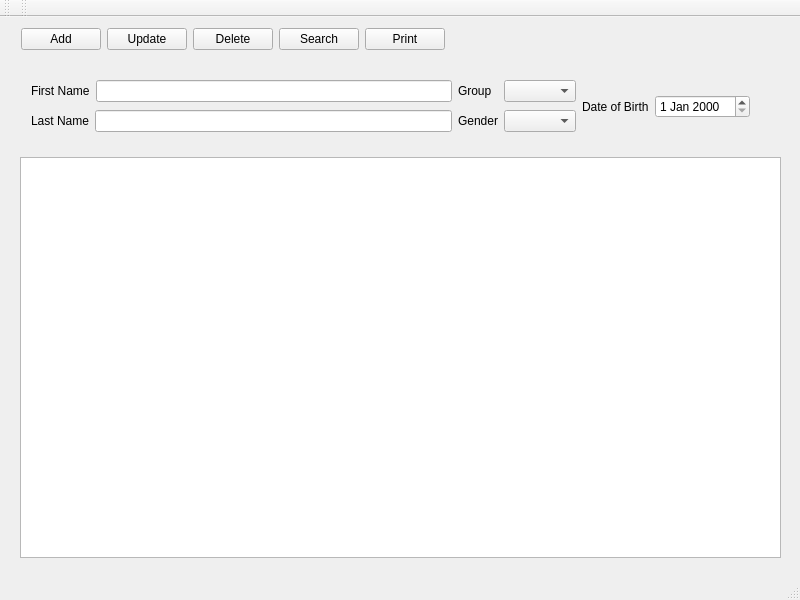
<?xml version="1.0" encoding="UTF-8"?>
<ui version="4.0">
 <class>MembersWindow</class>
 <widget class="QMainWindow" name="MembersWindow">
  <property name="geometry">
   <rect>
    <x>0</x>
    <y>0</y>
    <width>800</width>
    <height>600</height>
   </rect>
  </property>
  <property name="minimumSize">
   <size>
    <width>0</width>
    <height>0</height>
   </size>
  </property>
  <property name="windowTitle">
   <string>TrainingWindow</string>
  </property>
  <widget class="QWidget" name="centralWidget">
   <widget class="QTableView" name="tableView">
    <property name="geometry">
     <rect>
      <x>20</x>
      <y>140</y>
      <width>761</width>
      <height>401</height>
     </rect>
    </property>
   </widget>
   <widget class="QWidget" name="horizontalLayoutWidget">
    <property name="geometry">
     <rect>
      <x>10</x>
      <y>0</y>
      <width>759</width>
      <height>41</height>
     </rect>
    </property>
    <layout class="QHBoxLayout" name="horizontalLayout">
     <property name="sizeConstraint">
      <enum>QLayout::SetFixedSize</enum>
     </property>
     <item>
      <widget class="QPushButton" name="add_btn">
       <property name="minimumSize">
        <size>
         <width>0</width>
         <height>8</height>
        </size>
       </property>
       <property name="text">
        <string>Add</string>
       </property>
      </widget>
     </item>
     <item>
      <widget class="QPushButton" name="update_btn">
       <property name="text">
        <string>Update</string>
       </property>
      </widget>
     </item>
     <item>
      <widget class="QPushButton" name="del_btn">
       <property name="sizePolicy">
        <sizepolicy hsizetype="Minimum" vsizetype="Fixed">
         <horstretch>0</horstretch>
         <verstretch>0</verstretch>
        </sizepolicy>
       </property>
       <property name="minimumSize">
        <size>
         <width>0</width>
         <height>0</height>
        </size>
       </property>
       <property name="text">
        <string>Delete</string>
       </property>
      </widget>
     </item>
     <item>
      <widget class="QPushButton" name="search_btn">
       <property name="text">
        <string>Search</string>
       </property>
      </widget>
     </item>
     <item>
      <widget class="QPushButton" name="print_btn">
       <property name="minimumSize">
        <size>
         <width>0</width>
         <height>8</height>
        </size>
       </property>
       <property name="text">
        <string>Print</string>
       </property>
      </widget>
     </item>
    </layout>
   </widget>
   <widget class="QWidget" name="horizontalLayoutWidget_7">
    <property name="geometry">
     <rect>
      <x>20</x>
      <y>50</y>
      <width>741</width>
      <height>80</height>
     </rect>
    </property>
    <layout class="QHBoxLayout" name="all_fields">
     <item>
      <layout class="QVBoxLayout" name="names">
       <item>
        <layout class="QHBoxLayout" name="fname_lay">
         <item>
          <widget class="QLabel" name="fname_lbl">
           <property name="text">
            <string>First Name</string>
           </property>
          </widget>
         </item>
         <item>
          <widget class="QLineEdit" name="fname"/>
         </item>
        </layout>
       </item>
       <item>
        <layout class="QHBoxLayout" name="lname_lay">
         <item>
          <widget class="QLabel" name="lname_lbl">
           <property name="text">
            <string>Last Name</string>
           </property>
          </widget>
         </item>
         <item>
          <widget class="QLineEdit" name="lname"/>
         </item>
        </layout>
       </item>
      </layout>
     </item>
     <item>
      <layout class="QHBoxLayout" name="horizontalLayout_6">
       <item>
        <layout class="QVBoxLayout" name="grp_gen">
         <item>
          <layout class="QHBoxLayout" name="grp_lay">
           <item>
            <widget class="QLabel" name="grp_lbl">
             <property name="text">
              <string>Group</string>
             </property>
            </widget>
           </item>
           <item>
            <widget class="QComboBox" name="group"/>
           </item>
          </layout>
         </item>
         <item>
          <layout class="QHBoxLayout" name="gen">
           <item>
            <widget class="QLabel" name="gen_lbl">
             <property name="text">
              <string>Gender</string>
             </property>
            </widget>
           </item>
           <item>
            <widget class="QComboBox" name="gender"/>
           </item>
          </layout>
         </item>
        </layout>
       </item>
       <item>
        <widget class="QLabel" name="label_5">
         <property name="text">
          <string>Date of Birth</string>
         </property>
        </widget>
       </item>
       <item>
        <widget class="QDateEdit" name="dateEdit"/>
       </item>
      </layout>
     </item>
    </layout>
   </widget>
   <zorder>tableView</zorder>
   <zorder>horizontalLayoutWidget</zorder>
   <zorder>grp_lbl</zorder>
   <zorder>label_5</zorder>
   <zorder>label_5</zorder>
   <zorder>horizontalLayoutWidget_7</zorder>
  </widget>
  <widget class="QMenuBar" name="menuBar">
   <property name="geometry">
    <rect>
     <x>0</x>
     <y>0</y>
     <width>800</width>
     <height>20</height>
    </rect>
   </property>
  </widget>
  <widget class="QToolBar" name="mainToolBar">
   <attribute name="toolBarArea">
    <enum>TopToolBarArea</enum>
   </attribute>
   <attribute name="toolBarBreak">
    <bool>false</bool>
   </attribute>
  </widget>
  <widget class="QStatusBar" name="statusBar"/>
  <widget class="QToolBar" name="toolBar">
   <property name="windowTitle">
    <string>toolBar</string>
   </property>
   <attribute name="toolBarArea">
    <enum>TopToolBarArea</enum>
   </attribute>
   <attribute name="toolBarBreak">
    <bool>false</bool>
   </attribute>
  </widget>
 </widget>
 <layoutdefault spacing="6" margin="11"/>
 <resources/>
 <connections/>
</ui>
